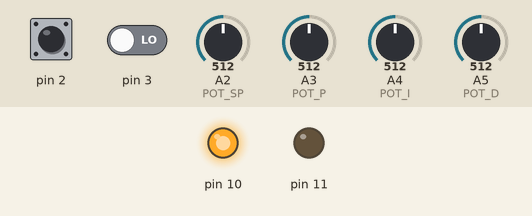
This sketch was run on a simulated Arduino Uno, built with avr-gcc and run on an emulated ATmega328P. On the bench: output pins drawn as LEDs (lit = HIGH). The inputs (shaded band) are chosen by the test bench; at power-on: A2 (POT_SP) = 512, pin 2 LOW, pin 3 LOW, A3 (POT_P) = 512, A4 (POT_I) = 512, A5 (POT_D) = 512. What the sketch prints to the serial monitor is not drawn.

Above: at 1.2 s.
1.3 s: A2 (POT_SP) set to 90
2.8 s: pin 2 pulsed HIGH 5 times (0.12 s each, 0.3 s apart)
Timing chart, 0 to 5.8 s (numbered marks = the images above; inputs shaded):
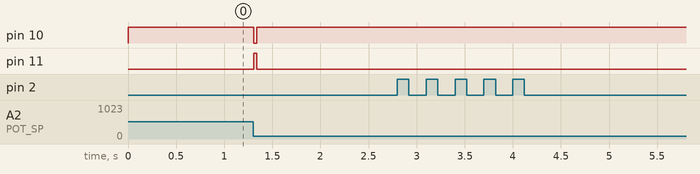

The sketch:

motor_control.ino
```cpp
// Libraries
#include <math.h>
#include <util/atomic.h>

// Custom headers
#include "pins.h"
#include "constants.h"
#include "encoder.h"
#include "motor.h"

// Global variables
Encoder* encoder = new Encoder(ENCODER_A_PHASE, ENCODER_B_PHASE);
Motor* motor = new Motor(MOTOR_PLUS, MOTOR_MINUS);

volatile long t_prev = 0;
volatile int err_prev = 0;
volatile float err_integral = 0;
volatile int filtered_err_prev = 0;

template<int id, bool negated>
void encoderIsrHandler()
{
  int encoderAValue;
  int encoderBValue;
  ATOMIC_BLOCK(ATOMIC_RESTORESTATE) {
    encoderAValue = digitalRead(encoder->getEncoderAPin());
    encoderBValue = digitalRead(encoder->getEncoderBPin());
  }
  if (encoderAValue == encoderBValue) {
    if (negated)
    {
      encoder->decrementCounterValue();
    }
    else {
      encoder->incrementCounterValue();
    }
  } else {
    if (negated)
    {
      encoder->incrementCounterValue();
    }
    else {
      encoder->decrementCounterValue();
    }
  }
}

void setup() {
  Serial.begin(9600);

  motor->setup();

  encoder->setup();
  encoder->registerInterruptHandlers(encoderIsrHandler<0, false>, encoderIsrHandler<0, true>);
}

void loop() {
  // Update parameters
  int set_point = map(analogRead(POT_SP), 0, 1023, 0, 2000);
  float K_P = map(analogRead(POT_P), 0, 1023, 0, 1000)/100.0;
  float K_I = map(analogRead(POT_I), 0, 1023, 0, 1000)/100.0;
  float K_D = map(analogRead(POT_D), 0, 1023, 0, 1000)/100.0;

  long t_curr = micros();
  float t_delta = ((float) (t_curr - t_prev))/( 1.0e6 );
  t_prev = t_curr;

  int err = constrain(set_point - encoder->getCounterValue(), -255, 255);

  // Apply low-pass filter
  const float alpha = 0.4;
  int filtered_err = filtered_err_prev * alpha + err * (1 - alpha);

  err_integral = constrain(err_integral + filtered_err * t_delta, -INTEGRAL_MAX, INTEGRAL_MAX);

  float P = filtered_err * K_P;
  float I = err_integral * K_I;
  float D = (filtered_err-err_prev)/t_delta * K_D;

  int control_signal = (int) constrain(round(P + I + D), -CONTROL_SIGNAL_MAX, CONTROL_SIGNAL_MAX);

  motor->setSpeed(control_signal);

  err_prev = filtered_err;
  filtered_err_prev = filtered_err;

  // Signals
  Serial.print(set_point);
  Serial.print(" ");
  Serial.print(encoder->getCounterValue());
  Serial.println();
}
```

Encoder.cpp
```cpp
#include "Encoder.h"
#include <util/atomic.h>

Encoder::Encoder(uint8_t a_pin, uint8_t b_pin) : encoderA_pin(a_pin), encoderB_pin(b_pin), counter(0) {}

// Setup method definition
void Encoder::setup() {
    pinMode(this->encoderA_pin, INPUT);
    pinMode(this->encoderB_pin, INPUT);
}

void Encoder::registerInterruptHandlers(void (*isrA)(void), void (*isrB)(void)) {
    isrAHandler = isrA;
    isrBHandler = isrB;
    attachInterrupt(digitalPinToInterrupt(this->encoderA_pin), isrAHandler, CHANGE);
    attachInterrupt(digitalPinToInterrupt(this->encoderB_pin), isrBHandler, CHANGE);
}

uint8_t Encoder::getEncoderAPin()
{
  return this->encoderA_pin;
}

uint8_t Encoder::getEncoderBPin()
{
  return this->encoderA_pin;
}

// Get counter value
int Encoder::getCounterValue() {
    int value;
    ATOMIC_BLOCK(ATOMIC_RESTORESTATE) {
        value = this->counter;
    }
    return value;
}

// Set counter value
void Encoder::setCounterValue(int value) {
    ATOMIC_BLOCK(ATOMIC_RESTORESTATE) {
        this->counter = value;
    }
}

void Encoder::incrementCounterValue() {
    ATOMIC_BLOCK(ATOMIC_RESTORESTATE) {
        this->counter++;
    }
}

void Encoder::decrementCounterValue() {
    ATOMIC_BLOCK(ATOMIC_RESTORESTATE) {
        this->counter--;
    }
}
```

Encoder.h
```cpp
#ifndef ENCODER_H
#define ENCODER_H

#include "Arduino.h"

class Encoder {
private:
    volatile long counter;
    uint8_t encoderA_pin;
    uint8_t encoderB_pin;
    void (*isrAHandler)(void); // Function pointer for ISR A handler
    void (*isrBHandler)(void); // Function pointer for ISR B handler

public:
    Encoder(uint8_t encoderA_pin, uint8_t encoderB_pin); // Constructor with pin setup

    void setup();
    void registerInterruptHandlers(void (*isrA)(void), void (*isrB)(void));
    uint8_t Encoder::getEncoderAPin();
    uint8_t Encoder::getEncoderBPin();
    int getCounterValue();
    void setCounterValue(int value);
    void incrementCounterValue();
    void decrementCounterValue();
};

#endif // ENCODER_H
```

Motor.cpp
```cpp
#include "Motor.h"

Motor::Motor(uint8_t motorPlus_pin, uint8_t motorMinus_pin) : motorPlus_pin(motorPlus_pin), motorMinus_pin(motorMinus_pin) {}

void Motor::setup()
{
  pinMode(this->motorPlus_pin, OUTPUT);
  pinMode(this->motorMinus_pin, OUTPUT);
}

void Motor::setSpeed(int speed)
{
  speed = constrain(speed, -255, 255);
  if (speed >= 0)
  {
    analogWrite(this->motorPlus_pin, 0);
    analogWrite(this->motorMinus_pin, speed);
  }
  else
  {
    analogWrite(this->motorPlus_pin, abs(speed));
    analogWrite(this->motorMinus_pin, 0);
  }
}
```

Motor.h
```cpp
#ifndef MOTOR_H
#define MOTOR_H


#include <stdint.h>
#include <Arduino.h>


class Motor
{
  private:
    uint8_t motorPlus_pin;
    uint8_t motorMinus_pin;
  public:
    Motor(uint8_t motorPlus_pin, uint8_t motorMinus_pin);
    void setup();
    void setSpeed(int speed);
};


#endif // MOTOR_H
```

constants.h
```cpp
#ifndef CONSTANTS_H
#define CONSTANTS_H

const float INTEGRAL_MAX       = 100;
const int   CONTROL_SIGNAL_MAX = 255;


#endif
```

pins.h
```cpp
#ifndef PINS_H
#define PINS_H


/* INPUTS */

// Potmeters
#define POT_1 A2
#define POT_2 A3
#define POT_3 A4
#define POT_4 A5

// Potmeter aliases
#define POT_SP POT_1
#define POT_P  POT_2
#define POT_I  POT_3
#define POT_D  POT_4


/* OUTPUTS */

// Encoder
#define ENCODER_A_PHASE 3 // ITR PIN on Arduino UNO
#define ENCODER_B_PHASE 2 // ITR PIN on Arduino UNO

// Motor
#define MOTOR_PLUS  11
#define MOTOR_MINUS 10


#endif
```

Measured:
- after the input at 1.3 s, pin 10: HIGH → LOW at once, → HIGH 0.03 s later; pin 11: LOW → HIGH at once, → LOW 0.03 s later
- after the input at 2.8 s, every drawn part: stays the same
